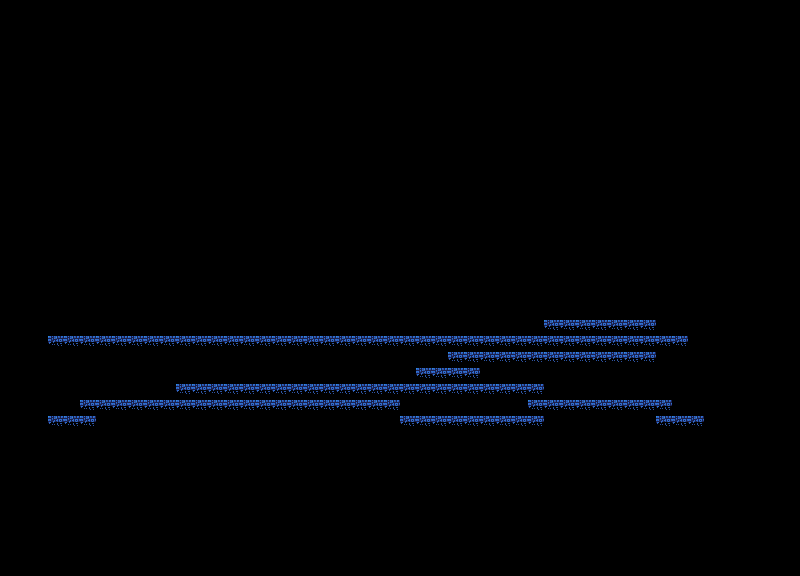

This game map was drawn from its Tiled (.tmx) file and the tilesets committed beside it. A one-line description and the full map source follow:
An orthogonal 50x36 tile map with 16x16 px tiles, 1 tile layer (Tile Layer 1).

<map version="1.9" tiledversion="1.9.2" orientation="orthogonal" renderorder="right-down" width="50" height="36" tilewidth="16" tileheight="16" infinite="0" nextlayerid="2" nextobjectid="1">
 <tileset firstgid="1" name="space-cave-tileset" tilewidth="16" tileheight="16" tilecount="132" columns="12">
  <image source="tadcos29-local/project-2-local/public/img/game-assets/space-cave-tileset.png" width="192" height="176" />
 </tileset>
 <layer id="1" name="Tile Layer 1" width="50" height="36">
  <data encoding="csv">
0,0,0,0,0,0,0,0,0,0,0,0,0,0,0,0,0,0,0,0,0,0,0,0,0,0,0,0,0,0,0,0,0,0,0,0,0,0,0,0,0,0,0,0,0,0,0,0,0,0,
0,0,0,0,0,0,0,0,0,0,0,0,0,0,0,0,0,0,0,0,0,0,0,0,0,0,0,0,0,0,0,0,0,0,0,0,0,0,0,0,0,0,0,0,0,0,0,0,0,0,
0,0,0,0,0,0,0,0,0,0,0,0,0,0,0,0,0,0,0,0,0,0,0,0,0,0,0,0,0,0,0,0,0,0,0,0,0,0,0,0,0,0,0,0,0,0,0,0,0,0,
0,0,0,0,0,0,0,0,0,0,0,0,0,0,0,0,0,0,0,0,0,0,0,0,0,0,0,0,0,0,0,0,0,0,0,0,0,0,0,0,0,0,0,0,0,0,0,0,0,0,
0,0,0,0,0,0,0,0,0,0,0,0,0,0,0,0,0,0,0,0,0,0,0,0,0,0,0,0,0,0,0,0,0,0,0,0,0,0,0,0,0,0,0,0,0,0,0,0,0,0,
0,0,0,0,0,0,0,0,0,0,0,0,0,0,0,0,0,0,0,0,0,0,0,0,0,0,0,0,0,0,0,0,0,0,0,0,0,0,0,0,0,0,0,0,0,0,0,0,0,0,
0,0,0,0,0,0,0,0,0,0,0,0,0,0,0,0,0,0,0,0,0,0,0,0,0,0,0,0,0,0,0,0,0,0,0,0,0,0,0,0,0,0,0,0,0,0,0,0,0,0,
0,0,0,0,0,0,0,0,0,0,0,0,0,0,0,0,0,0,0,0,0,0,0,0,0,0,0,0,0,0,0,0,0,0,0,0,0,0,0,0,0,0,0,0,0,0,0,0,0,0,
0,0,0,0,0,0,0,0,0,0,0,0,0,0,0,0,0,0,0,0,0,0,0,0,0,0,0,0,0,0,0,0,0,0,0,0,0,0,0,0,0,0,0,0,0,0,0,0,0,0,
0,0,0,0,0,0,0,0,0,0,0,0,0,0,0,0,0,0,0,0,0,0,0,0,0,0,0,0,0,0,0,0,0,0,0,0,0,0,0,0,0,0,0,0,0,0,0,0,0,0,
0,0,0,0,0,0,0,0,0,0,0,0,0,0,0,0,0,0,0,0,0,0,0,0,0,0,0,0,0,0,0,0,0,0,0,0,0,0,0,0,0,0,0,0,0,0,0,0,0,0,
0,0,0,0,0,0,0,0,0,0,0,0,0,0,0,0,0,0,0,0,0,0,0,0,0,0,0,0,0,0,0,0,0,0,0,0,0,0,0,0,0,0,0,0,0,0,0,0,0,0,
0,0,0,0,0,0,0,0,0,0,0,0,0,0,0,0,0,0,0,0,0,0,0,0,0,0,0,0,0,0,0,0,0,0,0,0,0,0,0,0,0,0,0,0,0,0,0,0,0,0,
0,0,0,0,0,0,0,0,0,0,0,0,0,0,0,0,0,0,0,0,0,0,0,0,0,0,0,0,0,0,0,0,0,0,0,0,0,0,0,0,0,0,0,0,0,0,0,0,0,0,
0,0,0,0,0,0,0,0,0,0,0,0,0,0,0,0,0,0,0,0,0,0,0,0,0,0,0,0,0,0,0,0,0,0,0,0,0,0,0,0,0,0,0,0,0,0,0,0,0,0,
0,0,0,0,0,0,0,0,0,0,0,0,0,0,0,0,0,0,0,0,0,0,0,0,0,0,0,0,0,0,0,0,0,0,0,0,0,0,0,0,0,0,0,0,0,0,0,0,0,0,
0,0,0,0,0,0,0,0,0,0,0,0,0,0,0,0,0,0,0,0,0,0,0,0,0,0,0,0,0,0,0,0,0,0,0,0,0,0,0,0,0,0,0,0,0,0,0,0,0,0,
0,0,0,0,0,0,0,0,0,0,0,0,0,0,0,0,0,0,0,0,0,0,0,0,0,0,0,0,0,0,0,0,0,0,0,0,0,0,0,0,0,0,0,0,0,0,0,0,0,0,
0,0,0,0,0,0,0,0,0,0,0,0,0,0,0,0,0,0,0,0,0,0,0,0,0,0,0,0,0,0,0,0,0,0,0,0,0,0,0,0,0,0,0,0,0,0,0,0,0,0,
0,0,0,0,0,0,0,0,0,0,0,0,0,0,0,0,0,0,0,0,0,0,0,0,0,0,0,0,0,0,0,0,0,0,0,0,0,0,0,0,0,0,0,0,0,0,0,0,0,0,
0,0,0,0,0,0,0,0,0,0,0,0,0,0,0,0,0,0,0,0,0,0,0,0,0,0,0,0,0,0,0,0,0,0,2,2,2,2,2,2,2,0,0,0,0,0,0,0,0,0,
0,0,0,2,2,2,2,2,2,2,2,2,2,2,2,2,2,2,2,2,2,2,2,2,2,2,2,2,2,2,2,2,2,2,2,2,2,2,2,2,2,2,2,0,0,0,0,0,0,0,
0,0,0,0,0,0,0,0,0,0,0,0,0,0,0,0,0,0,0,0,0,0,0,0,0,0,0,0,2,2,2,2,2,2,2,2,2,2,2,2,2,0,0,0,0,0,0,0,0,0,
0,0,0,0,0,0,0,0,0,0,0,0,0,0,0,0,0,0,0,0,0,0,0,0,0,0,2,2,2,2,0,0,0,0,0,0,0,0,0,0,0,0,0,0,0,0,0,0,0,0,
0,0,0,0,0,0,0,0,0,0,0,2,2,2,2,2,2,2,2,2,2,2,2,2,2,2,2,2,2,2,2,2,2,2,0,0,0,0,0,0,0,0,0,0,0,0,0,0,0,0,
0,0,0,0,0,2,2,2,2,2,2,2,2,2,2,2,2,2,2,2,2,2,2,2,2,0,0,0,0,0,0,0,0,2,2,2,2,2,2,2,2,2,0,0,0,0,0,0,0,0,
0,0,0,2,2,2,0,0,0,0,0,0,0,0,0,0,0,0,0,0,0,0,0,0,0,2,2,2,2,2,2,2,2,2,0,0,0,0,0,0,0,2,2,2,0,0,0,0,0,0,
0,0,0,0,0,0,0,0,0,0,0,0,0,0,0,0,0,0,0,0,0,0,0,0,0,0,0,0,0,0,0,0,0,0,0,0,0,0,0,0,0,0,0,0,0,0,0,0,0,0,
0,0,0,0,0,0,0,0,0,0,0,0,0,0,0,0,0,0,0,0,0,0,0,0,0,0,0,0,0,0,0,0,0,0,0,0,0,0,0,0,0,0,0,0,0,0,0,0,0,0,
0,0,0,0,0,0,0,0,0,0,0,0,0,0,0,0,0,0,0,0,0,0,0,0,0,0,0,0,0,0,0,0,0,0,0,0,0,0,0,0,0,0,0,0,0,0,0,0,0,0,
0,0,0,0,0,0,0,0,0,0,0,0,0,0,0,0,0,0,0,0,0,0,0,0,0,0,0,0,0,0,0,0,0,0,0,0,0,0,0,0,0,0,0,0,0,0,0,0,0,0,
0,0,0,0,0,0,0,0,0,0,0,0,0,0,0,0,0,0,0,0,0,0,0,0,0,0,0,0,0,0,0,0,0,0,0,0,0,0,0,0,0,0,0,0,0,0,0,0,0,0,
0,0,0,0,0,0,0,0,0,0,0,0,0,0,0,0,0,0,0,0,0,0,0,0,0,0,0,0,0,0,0,0,0,0,0,0,0,0,0,0,0,0,0,0,0,0,0,0,0,0,
0,0,0,0,0,0,0,0,0,0,0,0,0,0,0,0,0,0,0,0,0,0,0,0,0,0,0,0,0,0,0,0,0,0,0,0,0,0,0,0,0,0,0,0,0,0,0,0,0,0,
0,0,0,0,0,0,0,0,0,0,0,0,0,0,0,0,0,0,0,0,0,0,0,0,0,0,0,0,0,0,0,0,0,0,0,0,0,0,0,0,0,0,0,0,0,0,0,0,0,0,
0,0,0,0,0,0,0,0,0,0,0,0,0,0,0,0,0,0,0,0,0,0,0,0,0,0,0,0,0,0,0,0,0,0,0,0,0,0,0,0,0,0,0,0,0,0,0,0,0,0
</data>
 </layer>
</map>
